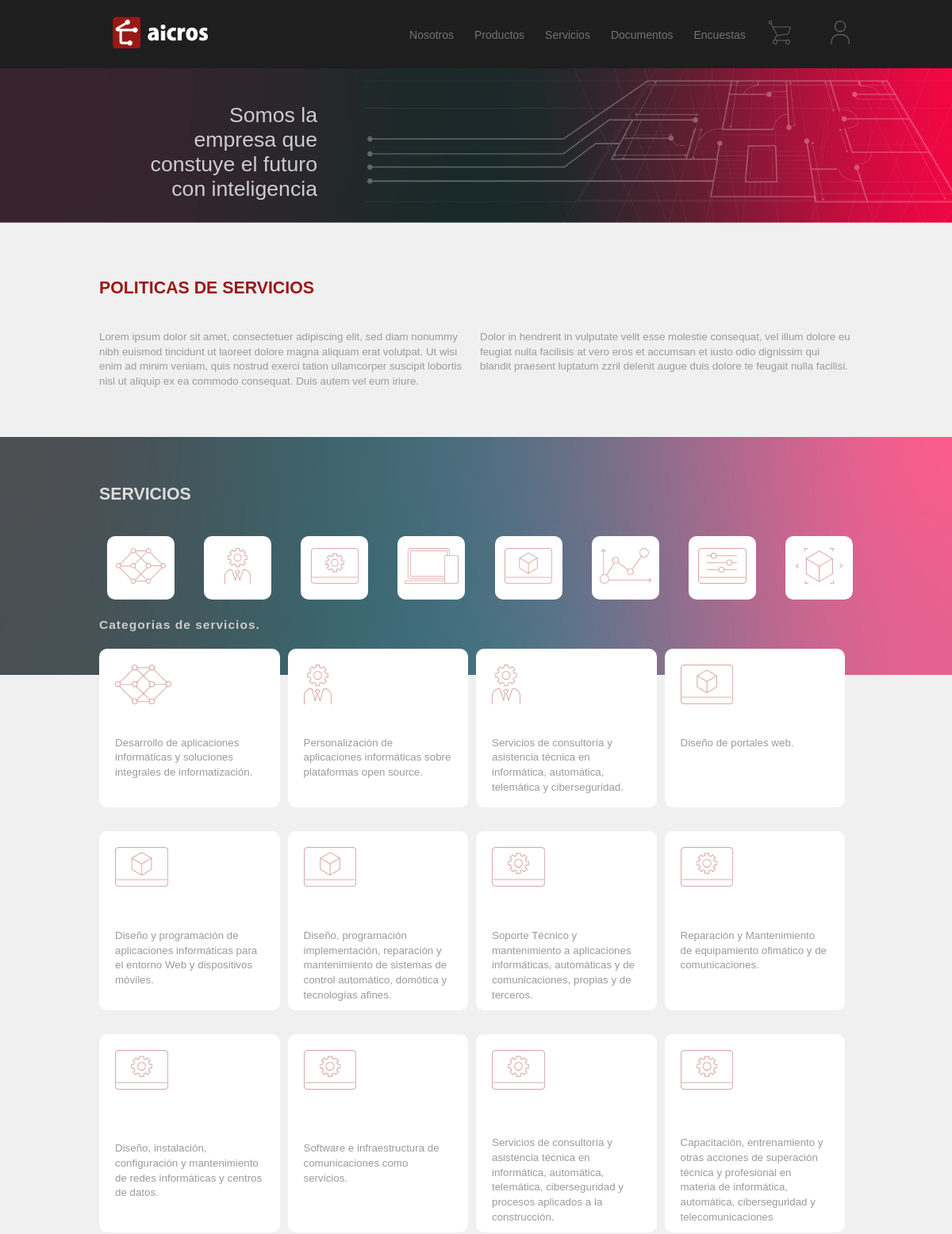
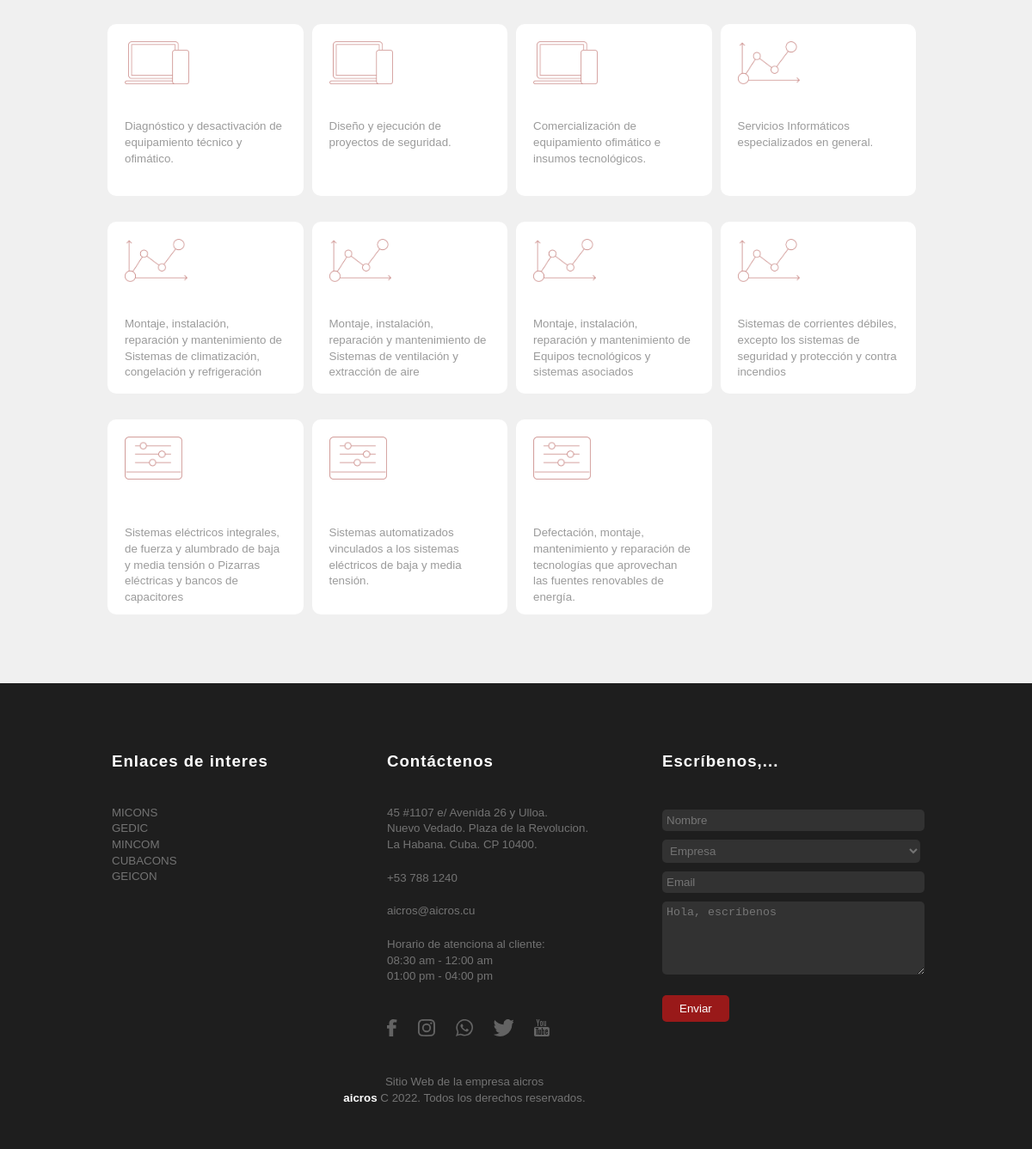
Page /Servicos/ on the committed database (2 pictures, top to bottom).
### aicrosWeb/models.py (models this page shows, shortened)
class a4Negocio(models.Model):
    Contenido   = models.TextField(max_length=5000)
    imagen      = models.ImageField(upload_to="Home/Negocios")
    class Meta:
        verbose_name        = '04Negocio'
        verbose_name_plural = '04Negocios'

### ai03Servicios/models.py (models this page shows)
class Servicios(models.Model):
    Servicio    = models.TextField(max_length=500)
    Iconos      = models.ImageField()
    Categoria   = models.ForeignKey( a4Negocio, on_delete=models.CASCADE )
    class Meta:
        verbose_name = '01Servicio'
        verbose_name_plural = '01Servicios'
    def __str__(self):
        return self.Servicio

### ai03Servicios/views.py (the view)
# urls.py: path('',Servicios,name='Servicios'),
def Servicios(request):
    servicios = models.Servicios.objects.all()
    categoia  = a4Negocio.objects.all()
    enviaste_un_email(request)
    ctx = {
        'PaginaActual'  : "'Servicios'",
        'categorias'    : categoia,
        'servicios'     : servicios,
    }
    return render(request,"Servicios/Servicios.html",ctx)

### aicrosWeb/views.py (called while the page is built)
def enviaste_un_email(request):
    if request.method == "POST":
        asunto          = request.POST['Nombre'] +'('+ request.POST['Personalidad'] +')'
        contenido       = request.POST['Contenido'] + ' ' + request.POST['Correo']
        remitente       = request.POST['Correo']
        destinatario    = settings.EMAIL_HOST_USER
        send_mail( asunto, contenido, remitente, [ destinatario ], fail_silently = False )

### ai03Servicios/Templates/Servicios/Servicios.html
{% extends "Home/base.html" %}
{% load static %}
{% block content %}
<div class="nuevaSeccion">
    <section id="bannerServicios" class="bannerclass">
        <h1>Somos la <br> empresa que <br> constuye el futuro <br> con inteligencia</h1>
    </section>
    <div class="SeccionesGenerales">
        <section class="seccionInicial">
            <header> <h2>Politicas de servicios</h2></header>
            <div>
                <p>
                    Lorem ipsum dolor sit amet, consectetuer adipiscing elit, sed diam nonummy nibh euismod tincidunt ut laoreet dolore magna aliquam erat volutpat. Ut wisi enim ad minim veniam, quis nostrud exerci tation ullamcorper suscipit lobortis nisl ut aliquip ex ea commodo consequat. Duis autem vel eum iriure.
                </p>
                <p>
                    Dolor in hendrerit in vulputate velit esse molestie consequat, vel illum dolore eu feugiat nulla facilisis at vero eros et accumsan et iusto odio dignissim qui blandit praesent luptatum zzril delenit augue duis dolore te feugait nulla facilisi.
                </p>
            </div>
        </section>
    </div>
    <div class="backgraondline"></div>
    <div class="SeccionesGenerales SegundoBloque">
        <div class="textoBackground">
            <header class="blanco"><h2>Servicios</h2></header>
            <div id="Servicos_Categorias">
                {% for i in categorias %}
                <div id="{{i.id}}" >
                    <article id="{{i.id}}">
                        <img id="{{i.id}}" src="{{i.imagen.url}}" alt="icono" draggable="false">
                    </article>
                </div>
                {% endfor %}
            </div>
            <h3 id="Servicos_Categorias_h3">
                <small> Categorias de servicios. </small>
            </h3>
        </div>
        <div id="Servicioscard" class="card ">
            {% for i in servicios %}
                <article id="{{i.Categoria.id}}">
                    <img src="{{i.Iconos.url}}" alt="icono">
                    <p>
                        {{i}}
                    </p>
                </article>
            {% endfor %}
        </div>
    </div>
</div>
{% endblock %}

### aicrosWeb/Templates/Home/base.html (shortened to what this page needs)
<!DOCTYPE html>
<html lang="en">
    {% load static %}
    <head>
        <link rel="stylesheet" href="{% static 'Media/Archivos/Estilo.css'%}">
        <link rel="stylesheet" href="{% static 'Media/Archivos/EstiloResto.css'%}">
    </head>
    <body>
        <header >
            <div class="menue">
                <nav id="menu">
                    <a href="{% url 'Home' %}"><img src="{% static 'Media/Componentes 27-9-22/Logotipo/identidad-73.png' %}" alt="logo"></a>
                    <div id="navegacion" class="nav-bar">
                        <ul >
                            <li><h4><a href="{% url 'Nosotros' %}">Nosotros</a></h4></li>
                            <li><h4><a href="{% url 'Productos' %}">Productos</a></h4></li>
                            <li><h4><a href="{% url 'Servicios' %}">Servicios</a></h4></li>
                            <li><h4><a href="{% url 'Documentos' %}">Documentos</a></h4></li>
                            <li><h4><a href="{% url 'Encuestas' %}">Encuestas</a></h4></li>
                            <div>
                                <li></li>
                                <li></li>
                            </div>
                        </ul>
                    </div>
                </nav>
            </div>
        </header>
        {% block content %}
        {% endblock %}
        <footer>
            <section id="Footer">
                <article id="Enlaces">
                    <h3>Enlaces de interes</h3>
                    <p><a href="">MICONS</a><br>
                    <a href="">GEDIC</a><br>
                    <a href="">MINCOM</a><br>
                    <a href="">CUBACONS</a><br>
                    <a href="">GEICON</a></p>
                </article>
                <article id="Contactenos">
                    <h3>Contáctenos</h3>
                    <p>45 #1107 e/ Avenida 26 y Ulloa. <br> Nuevo Vedado. Plaza de la Revolucion. <br> La Habana. Cuba. CP 10400.</p>
                    <p>+53 788 1240</p>
                    <p>aicros@aicros.cu</p>
                    <p>Horario de atenciona al cliente: <br>
                    08:30 am - 12:00 am <br>
                    01:00 pm - 04:00 pm </p>
                    <div>
                        <svg viewBox="0 0 6 10.3"><path class="svg" d="M5.7,1.9c-1.9-.2-2.2,0-2,1.6H5.4v2H3.7v5.8H1.3V5.5H0V3.6H1.3V2.5A2.3,2.3,0,0,1,3.9,0L5.7.2c.2,0,.3.1.2.4S5.8,1.5,5.7,1.9Z"/></svg>
                    </div>
                </article>
                <article id="Escribenos">
                    <h3>Escríbenos,...</h3>
                    <form method="post">{% csrf_token %}
                        <input type="text" placeholder="Nombre" name="Nombre">
                        <select name="Personalidad" id="">
                            <option value="Empresa">Empresa</option>
                        </select>
                        <input type="email" required placeholder="Email" name="Correo">
                        <textarea name="Contenido" id="" cols="30" rows="5" placeholder="Hola, escríbenos" ></textarea>
                        <button>Enviar</button>
                    </form>
                </article>
            </section>
            <section id="Copyright">
                <p>Sitio Web de la empresa aicros <br> <strong> aicros </strong> C 2022. Todos los derechos reservados.</p>
            </section>
        </footer>
    </body>
</html>

### aicrosWeb/Static/Media/Archivos/Estilo.css (style rules this page uses)
* { margin: 0px; padding: 0px; transition: 0.5s; }
h1 { font: 100 20pt 'Helvetica', sans-serif; }
h2 { font: 900 16pt 'Kozuka', sans-serif; text-transform: uppercase; }
h3 { font: 900 14pt 'Kosuka', sans-serif ; letter-spacing: 1px; }
h4 { font: 500 14px 'Arial', sans-serif ; }
p { font: 300 10pt/1.4 'Arial', sans-serif; color: rgb(155, 155, 155); }
strong { font: 900 10pt/1.4 'Arial', sans-serif; color: rgb(50,50,50) }
button { color: white; background-color: rgb(153, 25, 25); border: none; border-radius: 5px; padding: 8px 20px; }
a { text-decoration: none; }
svg { fill:#636363; height: 20px; margin-right: 20px; margin-top: 20px; }
body { position: relative; top: 70px; }
#menu { display: flex ; justify-content: center; justify-content: space-around ; color: rgb(204, 204, 204); padding: 20px 20px; background-color: rgb(30,30,30); border: 1px solid rgb(30,30,30); position: fixed; top: 0px; left: 0px; width: 100%; transition: 0.7s; }
#menu ul { list-style: none; position: relative; top: 15px; display: flex; justify-content: space-evenly; align-content:space-around; height: 20px }
#menu li { display: inline-block; list-style: none; margin: 0px 13px; }
#menu a { text-decoration: none; color: rgb(115,115,115); }
#menu svg { position: relative; bottom: 30px; width: 70%; height: 30px; }
#menu img { height: 40px; }
.card { display: flex; justify-content: start; overflow-x: hidden; overflow-y: hidden; overflow: hidden; cursor:all-scroll; }
.card article { gap: 20px; background-color: white; border-radius: 10px; min-width: 220px; min-height: 200px; max-height: 250px; margin-right: 10px; display: grid; grid-template-rows: 1fr 1fr; pointer-events: none; }
.card p { padding: 0px 20px 10px; }
.card img { height: 50px; padding: 20px 0px 0px 20px; }
body { background-color: rgb(240, 240, 240); }
footer { display: grid; grid-template-columns: 1fr; background-color: rgb(30,30,30); width: 100%; }
footer p , footer a { color: rgb(115,115,115); text-decoration: none; }
#Footer { display: flex; justify-content: center; gap: 20px; padding: 40px 0px; }
#Footer article { width: 300px; }
#Footer h3 { color: white; padding: 40px 0px; }
#Contactenos p { padding-bottom: 20px; }
#Escribenos input, #Escribenos select, #Escribenos textarea { width: 100%; color: rgb(115,115,115); background-color: rgb(50,50,50); border: none; border-radius: 5px; margin: 5px 0px; padding: 5px 0px 5px 5px; }
#Escribenos button { margin: 15px 0px; }
#Copyright { padding-bottom: 50px; text-align: center; width: 90%; }
#Copyright strong { color: white; }

### rows in the picture
a4Negocio: imagen (picture)
a4Negocio: imagen (picture)
a4Negocio: imagen (picture)
a4Negocio: imagen (picture)
a4Negocio: imagen (picture)
a4Negocio: imagen (picture)
a4Negocio: imagen (picture)
a4Negocio: imagen (picture)
Servicios: Iconos (picture), Servicio "Desarrollo de aplicaciones informáticas y soluciones integrales de informatización."
Servicios: Iconos (picture), Servicio "Personalización de aplicaciones informáticas sobre plataformas open source."
Servicios: Iconos (picture), Servicio "Servicios de consultoría y asistencia técnica en informática, automática, telemática y ciberseguridad."
Servicios: Iconos (picture), Servicio "Diseño de portales web."
Servicios: Iconos (picture), Servicio "Diseño y programación de aplicaciones informáticas para el entorno Web y dispositivos móviles."
Servicios: Iconos (picture), Servicio "Diseño, programación implementación, reparación y mantenimiento de sistemas de control automático, domótica y tecnologías afines."
Servicios: Iconos (picture), Servicio "Soporte Técnico y mantenimiento a aplicaciones informáticas, automáticas y de comunicaciones, propias y de terceros."
Servicios: Iconos (picture), Servicio "Reparación y Mantenimiento de equipamiento ofimático y de comunicaciones."
Servicios: Iconos (picture), Servicio "Diseño, instalación, configuración y mantenimiento de redes informáticas y centros de datos."
Servicios: Iconos (picture), Servicio "Software e infraestructura de comunicaciones como servicios."
Servicios: Iconos (picture), Servicio "Servicios de consultoría y asistencia técnica en informática, automática, telemática, ciberseguridad y procesos aplicados a la construcción."
Servicios: Iconos (picture), Servicio "Capacitación, entrenamiento y otras acciones de superación técnica y profesional en materia de informática, automática, ciberseguridad y telecomunicaciones"
Servicios: Iconos (picture), Servicio "Diagnóstico y desactivación de equipamiento técnico y ofimático."
Servicios: Iconos (picture), Servicio "Diseño y ejecución de proyectos de seguridad."
Servicios: Iconos (picture), Servicio "Comercialización de equipamiento ofimático e insumos tecnológicos."
Servicios: Iconos (picture), Servicio "Servicios Informáticos especializados en general."
Servicios: Iconos (picture), Servicio "Montaje, instalación, reparación y mantenimiento de Sistemas de climatización, congelación y refrigeración"
Servicios: Iconos (picture), Servicio "Montaje, instalación, reparación y mantenimiento de Sistemas de ventilación y extracción de aire"
Servicios: Iconos (picture), Servicio "Montaje, instalación, reparación y mantenimiento de Equipos tecnológicos y sistemas asociados"
Servicios: Iconos (picture), Servicio "Sistemas de corrientes débiles, excepto los sistemas de seguridad y protección y contra incendios"
Servicios: Iconos (picture), Servicio "Sistemas eléctricos integrales, de fuerza y alumbrado de baja y media tensión o Pizarras eléctricas y bancos de capacitores"
Servicios: Iconos (picture), Servicio "Sistemas automatizados vinculados a los sistemas eléctricos de baja y media tensión."
Servicios: Iconos (picture), Servicio "Defectación, montaje, mantenimiento y reparación de tecnologías que aprovechan las fuentes renovables de energía."
